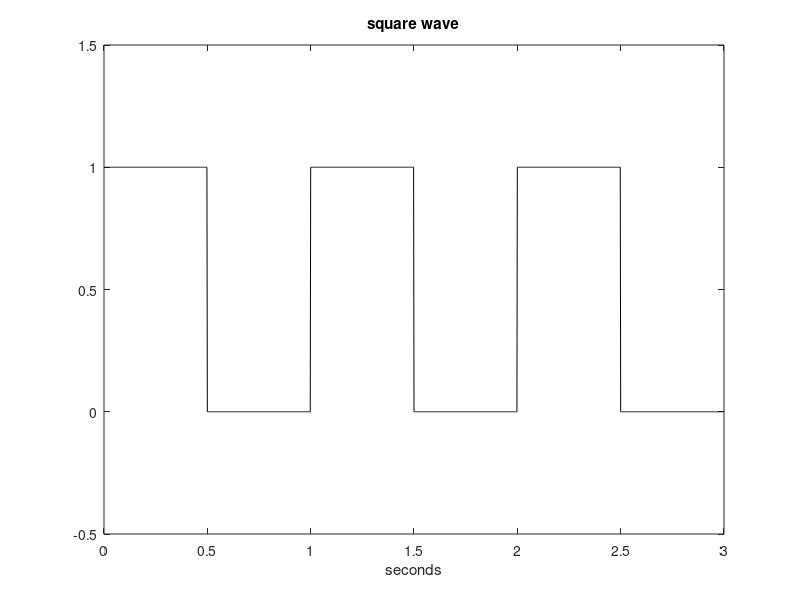

Source code (MATLAB):
% Square signal 
A=[1,1,1,1,1,0,0,0,0,0,1,1,1,1,1,0,0,0,0,0,1,1,1,1,1,0,0,0,0,0];
fs=500; %sampling frequency in Hz
tiv=1/fs; %time interval between samples;
t=0:tiv:(3-tiv); %time intervals set (30 values)
y=square(2*pi*t); y=(y/2)+0.5;
plot(t,y,'-k'); %plots figure
axis([0 3 -0.5 1.5]);
xlabel('seconds'); title('square wave');
